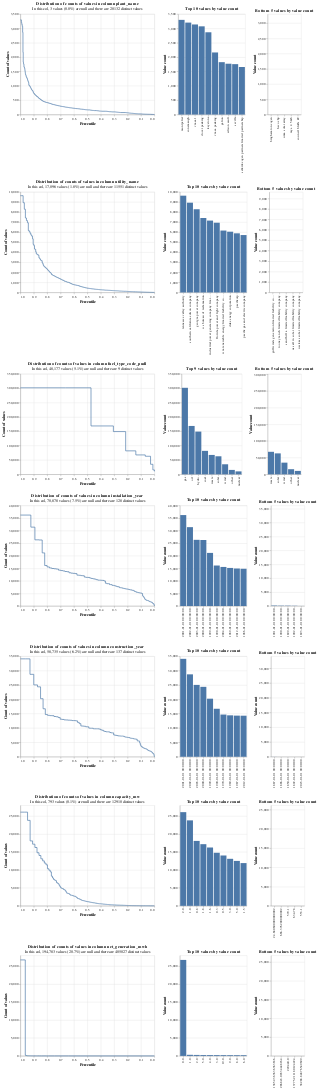

Source (notebook cell):
### Markdown cell above
Columns with higher cardinality are better for matching. Note the skew in `fuel_type_code_pudl` which means we'll need to use a term frequency adjustment.

### Code cell
linker.profile_columns(eia_ferc1_splink_model.MATCHING_COLS, top_n=10, bottom_n=5)

### Figure 1 — Vega-Lite specification as saved in the notebook (floating-point values rounded to 4 significant figures; data arrays with more than 128 entries replaced by an {"elided": "..."} marker saying what was removed)
{"config": {"view": {"continuousWidth": 400, "continuousHeight": 300}}, "vconcat": [{"hconcat": [{"mark": {"type": "line", "interpolate": "step-after"}, "data": {"values": {"elided": "601 records"}}, "encoding": {"tooltip": [{"field": "value_count", "type": "quantitative"}, {"field": "percentile_ex_nulls", "type": "quantitative"}, {"field": "percentile_inc_nulls", "type": "quantitative"}, {"field": "total_non_null_rows", "type": "quantitative"}, {"field": "total_rows_inc_nulls", "type": "quantitative"}], "x": {"field": "percentile_ex_nulls", "sort": "descending", "title": "Percentile", "type": "quantitative"}, "y": {"field": "value_count", "title": "Count of values", "type": "quantitative"}}, "title": {"text": "Distribution of counts of values in column plant_name", "subtitle": "In this col, 3 values (0.0%) are null and there are 20132 distinct values"}}, {"mark": "bar", "data": {"values": [{"value_count": 3298, "group_name": "plant_name", "value": "montpelier", "total_non_null_rows": 940670, "total_rows_inc_nulls": 940673, "distinct_value_count": 20132}, {"value_count": 3203, "group_name": "plant_name", "value": "conemaugh", "total_non_null_rows": 940670, "total_rows_inc_nulls": 940673, "distinct_value_count": 20132}, {"value_count": 3138, "group_name": "plant_name", "value": "vmea 1", "total_non_null_rows": 940670, "total_rows_inc_nulls": 940673, "distinct_value_count": 20132}, {"value_count": 3073, "group_name": "plant_name", "value": "dover peaking", "total_non_null_rows": 940670, "total_rows_inc_nulls": 940673, "distinct_value_count": 20132}, {"value_count": 2866, "group_name": "plant_name", "value": "keystone", "total_non_null_rows": 940670, "total_rows_inc_nulls": 940673, "distinct_value_count": 20132}, {"value_count": 2163, "group_name": "plant_name", "value": "vmea peaking", "total_non_null_rows": 940670, "total_rows_inc_nulls": 940673, "distinct_value_count": 20132}, {"value_count": 1825, "group_name": "plant_name", "value": "galion", "total_non_null_rows": 940670, "total_rows_inc_nulls": 940673, "distinct_value_count": 20132}, {"value_count": 1771, "group_name": "plant_name", "value": "edison sault", "total_non_null_rows": 940670, "total_rows_inc_nulls": 940673, "distinct_value_count": 20132}, {"value_count": 1756, "group_name": "plant_name", "value": "seville", "total_non_null_rows": 940670, "total_rows_inc_nulls": 940673, "distinct_value_count": 20132}, {"value_count": 1656, "group_name": "plant_name", "value": "selkirk cogen partners limited partnership", "total_non_null_rows": 940670, "total_rows_inc_nulls": 940673, "distinct_value_count": 20132}]}, "encoding": {"tooltip": [{"field": "value", "type": "nominal"}, {"field": "value_count", "type": "quantitative"}, {"field": "total_non_null_rows", "type": "quantitative"}, {"field": "total_rows_inc_nulls", "type": "quantitative"}], "x": {"field": "value", "sort": "-y", "title": null, "type": "nominal"}, "y": {"field": "value_count", "title": "Value count", "type": "quantitative"}}, "title": "Top 10 values by value count"}, {"mark": "bar", "data": {"values": [{"value_count": 1, "group_name": "plant_name", "value": "binghamton cogen", "total_non_null_rows": 940670, "total_rows_inc_nulls": 940673, "distinct_value_count": 20132}, {"value_count": 1, "group_name": "plant_name", "value": "hsco chp", "total_non_null_rows": 940670, "total_rows_inc_nulls": 940673, "distinct_value_count": 20132}, {"value_count": 1, "group_name": "plant_name", "value": "unm solar array", "total_non_null_rows": 940670, "total_rows_inc_nulls": 940673, "distinct_value_count": 20132}, {"value_count": 1, "group_name": "plant_name", "value": "mys. 4 5&6", "total_non_null_rows": 940670, "total_rows_inc_nulls": 940673, "distinct_value_count": 20132}, {"value_count": 1, "group_name": "plant_name", "value": "council bluffs #2", "total_non_null_rows": 940670, "total_rows_inc_nulls": 940673, "distinct_value_count": 20132}]}, "encoding": {"tooltip": [{"field": "value", "type": "nominal"}, {"field": "value_count", "type": "quantitative"}, {"field": "total_non_null_rows", "type": "quantitative"}, {"field": "total_rows_inc_nulls", "type": "quantitative"}], "x": {"field": "value", "sort": "-y", "title": null, "type": "nominal"}, "y": {"field": "value_count", "scale": {"domain": [0, 3298]}, "title": "Value count", "type": "quantitative"}}, "title": "Bottom 5 values by value count"}]}, {"hconcat": [{"mark": {"type": "line", "interpolate": "step-after"}, "data": {"values": {"elided": "703 records"}}, "encoding": {"tooltip": [{"field": "value_count", "type": "quantitative"}, {"field": "percentile_ex_nulls", "type": "quantitative"}, {"field": "percentile_inc_nulls", "type": "quantitative"}, {"field": "total_non_null_rows", "type": "quantitative"}, {"field": "total_rows_inc_nulls", "type": "quantitative"}], "x": {"field": "percentile_ex_nulls", "sort": "descending", "title": "Percentile", "type": "quantitative"}, "y": {"field": "value_count", "title": "Count of values", "type": "quantitative"}}, "title": {"text": "Distribution of counts of values in column utility_name", "subtitle": "In this col, 17,096 values (1.8%) are null and there are 11551 distinct values"}}, {"mark": "bar", "data": {"values": [{"value_count": 9630, "group_name": "utility_name", "value": "tennessee valley authority", "total_non_null_rows": 923577, "total_rows_inc_nulls": 940673, "distinct_value_count": 11551}, {"value_count": 8932, "group_name": "utility_name", "value": "southern california edison company", "total_non_null_rows": 923577, "total_rows_inc_nulls": 940673, "distinct_value_count": 11551}, {"value_count": 8281, "group_name": "utility_name", "value": "georgia power company", "total_non_null_rows": 923577, "total_rows_inc_nulls": 940673, "distinct_value_count": 11551}, {"value_count": 7410, "group_name": "utility_name", "value": "u s bureau of reclamation", "total_non_null_rows": 923577, "total_rows_inc_nulls": 940673, "distinct_value_count": 11551}, {"value_count": 7151, "group_name": "utility_name", "value": "industrial power generating company limited liability company", "total_non_null_rows": 923577, "total_rows_inc_nulls": 940673, "distinct_value_count": 11551}, {"value_count": 6939, "group_name": "utility_name", "value": "florida power and light company", "total_non_null_rows": 923577, "total_rows_inc_nulls": 940673, "distinct_value_count": 11551}, {"value_count": 6160, "group_name": "utility_name", "value": "wm renewable energy limited liability company", "total_non_null_rows": 923577, "total_rows_inc_nulls": 940673, "distinct_value_count": 11551}, {"value_count": 6045, "group_name": "utility_name", "value": "duke energy corporation", "total_non_null_rows": 923577, "total_rows_inc_nulls": 940673, "distinct_value_count": 11551}, {"value_count": 5884, "group_name": "utility_name", "value": "pacificorp", "total_non_null_rows": 923577, "total_rows_inc_nulls": 940673, "distinct_value_count": 11551}, {"value_count": 5712, "group_name": "utility_name", "value": "pacific gas and electric company", "total_non_null_rows": 923577, "total_rows_inc_nulls": 940673, "distinct_value_count": 11551}]}, "encoding": {"tooltip": [{"field": "value", "type": "nominal"}, {"field": "value_count", "type": "quantitative"}, {"field": "total_non_null_rows", "type": "quantitative"}, {"field": "total_rows_inc_nulls", "type": "quantitative"}], "x": {"field": "value", "sort": "-y", "title": null, "type": "nominal"}, "y": {"field": "value_count", "title": "Value count", "type": "quantitative"}}, "title": "Top 10 values by value count"}, {"mark": "bar", "data": {"values": [{"value_count": 1, "group_name": "utility_name", "value": "gulfwinds generation limited liability company", "total_non_null_rows": 923577, "total_rows_inc_nulls": 940673, "distinct_value_count": 11551}, {"value_count": 1, "group_name": "utility_name", "value": "rooney ranch limited liability company", "total_non_null_rows": 923577, "total_rows_inc_nulls": 940673, "distinct_value_count": 11551}, {"value_count": 1, "group_name": "utility_name", "value": "sand hill a limited liability company", "total_non_null_rows": 923577, "total_rows_inc_nulls": 940673, "distinct_value_count": 11551}, {"value_count": 1, "group_name": "utility_name", "value": "uss all in solar limited liability company", "total_non_null_rows": 923577, "total_rows_inc_nulls": 940673, "distinct_value_count": 11551}, {"value_count": 1, "group_name": "utility_name", "value": "uss kass solar limited liability company", "total_non_null_rows": 923577, "total_rows_inc_nulls": 940673, "distinct_value_count": 11551}]}, "encoding": {"tooltip": [{"field": "value", "type": "nominal"}, {"field": "value_count", "type": "quantitative"}, {"field": "total_non_null_rows", "type": "quantitative"}, {"field": "total_rows_inc_nulls", "type": "quantitative"}], "x": {"field": "value", "sort": "-y", "title": null, "type": "nominal"}, "y": {"field": "value_count", "scale": {"domain": [0, 9630]}, "title": "Value count", "type": "quantitative"}}, "title": "Bottom 5 values by value count"}]}, {"hconcat": [{"mark": {"type": "line", "interpolate": "step-after"}, "data": {"values": [{"percentile_ex_nulls": 0.6622, "percentile_inc_nulls": 0.6795, "value_count": 301462, "group_name": "fuel_type_code_pudl", "total_non_null_rows": 892496, "total_rows_inc_nulls": 940673, "sum_tokens_in_value_count_group": 301500.0, "distinct_value_count": 9}, {"percentile_ex_nulls": 0.4733, "percentile_inc_nulls": 0.5003, "value_count": 168603, "group_name": "fuel_type_code_pudl", "total_non_null_rows": 892496, "total_rows_inc_nulls": 940673, "sum_tokens_in_value_count_group": 168600.0, "distinct_value_count": 9}, {"percentile_ex_nulls": 0.3064, "percentile_inc_nulls": 0.3419, "value_count": 148962, "group_name": "fuel_type_code_pudl", "total_non_null_rows": 892496, "total_rows_inc_nulls": 940673, "sum_tokens_in_value_count_group": 149000.0, "distinct_value_count": 9}, {"percentile_ex_nulls": 0.2147, "percentile_inc_nulls": 0.2549, "value_count": 81858, "group_name": "fuel_type_code_pudl", "total_non_null_rows": 892496, "total_rows_inc_nulls": 940673, "sum_tokens_in_value_count_group": 81860.0, "distinct_value_count": 9}, {"percentile_ex_nulls": 0.1389, "percentile_inc_nulls": 0.183, "value_count": 67664, "group_name": "fuel_type_code_pudl", "total_non_null_rows": 892496, "total_rows_inc_nulls": 940673, "sum_tokens_in_value_count_group": 67660.0, "distinct_value_count": 9}, {"percentile_ex_nulls": 0.06833, "percentile_inc_nulls": 0.116, "value_count": 62961, "group_name": "fuel_type_code_pudl", "total_non_null_rows": 892496, "total_rows_inc_nulls": 940673, "sum_tokens_in_value_count_group": 62960.0, "distinct_value_count": 9}, {"percentile_ex_nulls": 0.02896, "percentile_inc_nulls": 0.07869, "value_count": 35137, "group_name": "fuel_type_code_pudl", "total_non_null_rows": 892496, "total_rows_inc_nulls": 940673, "sum_tokens_in_value_count_group": 35140.0, "distinct_value_count": 9}, {"percentile_ex_nulls": 0.01162, "percentile_inc_nulls": 0.06224, "value_count": 15477, "group_name": "fuel_type_code_pudl", "total_non_null_rows": 892496, "total_rows_inc_nulls": 940673, "sum_tokens_in_value_count_group": 15480.0, "distinct_value_count": 9}, {"percentile_ex_nulls": 0.0, "percentile_inc_nulls": 0.05122, "value_count": 10372, "group_name": "fuel_type_code_pudl", "total_non_null_rows": 892496, "total_rows_inc_nulls": 940673, "sum_tokens_in_value_count_group": 10370.0, "distinct_value_count": 9}, {"percentile_ex_nulls": 1.0, "percentile_inc_nulls": 1.0, "value_count": 301462, "group_name": "fuel_type_code_pudl", "total_non_null_rows": 892496, "total_rows_inc_nulls": 940673, "sum_tokens_in_value_count_group": 301500.0, "distinct_value_count": 9}]}, "encoding": {"tooltip": [{"field": "value_count", "type": "quantitative"}, {"field": "percentile_ex_nulls", "type": "quantitative"}, {"field": "percentile_inc_nulls", "type": "quantitative"}, {"field": "total_non_null_rows", "type": "quantitative"}, {"field": "total_rows_inc_nulls", "type": "quantitative"}], "x": {"field": "percentile_ex_nulls", "sort": "descending", "title": "Percentile", "type": "quantitative"}, "y": {"field": "value_count", "title": "Count of values", "type": "quantitative"}}, "title": {"text": "Distribution of counts of values in column fuel_type_code_pudl", "subtitle": "In this col, 48,177 values (5.1%) are null and there are 9 distinct values"}}, {"mark": "bar", "data": {"values": [{"value_count": 301462, "group_name": "fuel_type_code_pudl", "value": "gas", "total_non_null_rows": 892496, "total_rows_inc_nulls": 940673, "distinct_value_count": 9}, {"value_count": 168603, "group_name": "fuel_type_code_pudl", "value": "oil", "total_non_null_rows": 892496, "total_rows_inc_nulls": 940673, "distinct_value_count": 9}, {"value_count": 148962, "group_name": "fuel_type_code_pudl", "value": "hydro", "total_non_null_rows": 892496, "total_rows_inc_nulls": 940673, "distinct_value_count": 9}, {"value_count": 81858, "group_name": "fuel_type_code_pudl", "value": "coal", "total_non_null_rows": 892496, "total_rows_inc_nulls": 940673, "distinct_value_count": 9}, {"value_count": 67664, "group_name": "fuel_type_code_pudl", "value": "waste", "total_non_null_rows": 892496, "total_rows_inc_nulls": 940673, "distinct_value_count": 9}, {"value_count": 62961, "group_name": "fuel_type_code_pudl", "value": "solar", "total_non_null_rows": 892496, "total_rows_inc_nulls": 940673, "distinct_value_count": 9}, {"value_count": 35137, "group_name": "fuel_type_code_pudl", "value": "wind", "total_non_null_rows": 892496, "total_rows_inc_nulls": 940673, "distinct_value_count": 9}, {"value_count": 15477, "group_name": "fuel_type_code_pudl", "value": "other", "total_non_null_rows": 892496, "total_rows_inc_nulls": 940673, "distinct_value_count": 9}, {"value_count": 10372, "group_name": "fuel_type_code_pudl", "value": "nuclear", "total_non_null_rows": 892496, "total_rows_inc_nulls": 940673, "distinct_value_count": 9}]}, "encoding": {"tooltip": [{"field": "value", "type": "nominal"}, {"field": "value_count", "type": "quantitative"}, {"field": "total_non_null_rows", "type": "quantitative"}, {"field": "total_rows_inc_nulls", "type": "quantitative"}], "x": {"field": "value", "sort": "-y", "title": null, "type": "nominal"}, "y": {"field": "value_count", "title": "Value count", "type": "quantitative"}}, "title": "Top 9 values by value count"}, {"mark": "bar", "data": {"values": [{"value_count": 10372, "group_name": "fuel_type_code_pudl", "value": "nuclear", "total_non_null_rows": 892496, "total_rows_inc_nulls": 940673, "distinct_value_count": 9}, {"value_count": 15477, "group_name": "fuel_type_code_pudl", "value": "other", "total_non_null_rows": 892496, "total_rows_inc_nulls": 940673, "distinct_value_count": 9}, {"value_count": 35137, "group_name": "fuel_type_code_pudl", "value": "wind", "total_non_null_rows": 892496, "total_rows_inc_nulls": 940673, "distinct_value_count": 9}, {"value_count": 62961, "group_name": "fuel_type_code_pudl", "value": "solar", "total_non_null_rows": 892496, "total_rows_inc_nulls": 940673, "distinct_value_count": 9}, {"value_count": 67664, "group_name": "fuel_type_code_pudl", "value": "waste", "total_non_null_rows": 892496, "total_rows_inc_nulls": 940673, "distinct_value_count": 9}]}, "encoding": {"tooltip": [{"field": "value", "type": "nominal"}, {"field": "value_count", "type": "quantitative"}, {"field": "total_non_null_rows", "type": "quantitative"}, {"field": "total_rows_inc_nulls", "type": "quantitative"}], "x": {"field": "value", "sort": "-y", "title": null, "type": "nominal"}, "y": {"field": "value_count", "scale": {"domain": [0, 301462]}, "title": "Value count", "type": "quantitative"}}, "title": "Bottom 5 values by value count"}]}, {"hconcat": [{"mark": {"type": "line", "interpolate": "step-after"}, "data": {"values": {"elided": "129 records"}}, "encoding": {"tooltip": [{"field": "value_count", "type": "quantitative"}, {"field": "percentile_ex_nulls", "type": "quantitative"}, {"field": "percentile_inc_nulls", "type": "quantitative"}, {"field": "total_non_null_rows", "type": "quantitative"}, {"field": "total_rows_inc_nulls", "type": "quantitative"}], "x": {"field": "percentile_ex_nulls", "sort": "descending", "title": "Percentile", "type": "quantitative"}, "y": {"field": "value_count", "title": "Count of values", "type": "quantitative"}}, "title": {"text": "Distribution of counts of values in column installation_year", "subtitle": "In this col, 70,878 values (7.5%) are null and there are 128 distinct values"}}, {"mark": "bar", "data": {"values": [{"value_count": 36198, "group_name": "installation_year", "value": "2001-01-01 00:00:00", "total_non_null_rows": 869795, "total_rows_inc_nulls": 940673, "distinct_value_count": 128}, {"value_count": 31391, "group_name": "installation_year", "value": "2002-01-01 00:00:00", "total_non_null_rows": 869795, "total_rows_inc_nulls": 940673, "distinct_value_count": 128}, {"value_count": 26342, "group_name": "installation_year", "value": "2003-01-01 00:00:00", "total_non_null_rows": 869795, "total_rows_inc_nulls": 940673, "distinct_value_count": 128}, {"value_count": 26279, "group_name": "installation_year", "value": "2000-01-01 00:00:00", "total_non_null_rows": 869795, "total_rows_inc_nulls": 940673, "distinct_value_count": 128}, {"value_count": 21140, "group_name": "installation_year", "value": "1999-01-01 00:00:00", "total_non_null_rows": 869795, "total_rows_inc_nulls": 940673, "distinct_value_count": 128}, {"value_count": 16117, "group_name": "installation_year", "value": "1990-01-01 00:00:00", "total_non_null_rows": 869795, "total_rows_inc_nulls": 940673, "distinct_value_count": 128}, {"value_count": 15552, "group_name": "installation_year", "value": "2004-01-01 00:00:00", "total_non_null_rows": 869795, "total_rows_inc_nulls": 940673, "distinct_value_count": 128}, {"value_count": 15156, "group_name": "installation_year", "value": "1989-01-01 00:00:00", "total_non_null_rows": 869795, "total_rows_inc_nulls": 940673, "distinct_value_count": 128}, {"value_count": 14928, "group_name": "installation_year", "value": "2012-01-01 00:00:00", "total_non_null_rows": 869795, "total_rows_inc_nulls": 940673, "distinct_value_count": 128}, {"value_count": 14824, "group_name": "installation_year", "value": "1986-01-01 00:00:00", "total_non_null_rows": 869795, "total_rows_inc_nulls": 940673, "distinct_value_count": 128}]}, "encoding": {"tooltip": [{"field": "value", "type": "nominal"}, {"field": "value_count", "type": "quantitative"}, {"field": "total_non_null_rows", "type": "quantitative"}, {"field": "total_rows_inc_nulls", "type": "quantitative"}], "x": {"field": "value", "sort": "-y", "title": null, "type": "nominal"}, "y": {"field": "value_count", "title": "Value count", "type": "quantitative"}}, "title": "Top 10 values by value count"}, {"mark": "bar", "data": {"values": [{"value_count": 23, "group_name": "installation_year", "value": "1893-01-01 00:00:00", "total_non_null_rows": 869795, "total_rows_inc_nulls": 940673, "distinct_value_count": 128}, {"value_count": 82, "group_name": "installation_year", "value": "1902-01-01 00:00:00", "total_non_null_rows": 869795, "total_rows_inc_nulls": 940673, "distinct_value_count": 128}, {"value_count": 115, "group_name": "installation_year", "value": "1899-01-01 00:00:00", "total_non_null_rows": 869795, "total_rows_inc_nulls": 940673, "distinct_value_count": 128}, {"value_count": 118, "group_name": "installation_year", "value": "1900-01-01 00:00:00", "total_non_null_rows": 869795, "total_rows_inc_nulls": 940673, "distinct_value_count": 128}, {"value_count": 162, "group_name": "installation_year", "value": "1901-01-01 00:00:00", "total_non_null_rows": 869795, "total_rows_inc_nulls": 940673, "distinct_value_count": 128}]}, "encoding": {"tooltip": [{"field": "value", "type": "nominal"}, {"field": "value_count", "type": "quantitative"}, {"field": "total_non_null_rows", "type": "quantitative"}, {"field": "total_rows_inc_nulls", "type": "quantitative"}], "x": {"field": "value", "sort": "-y", "title": null, "type": "nominal"}, "y": {"field": "value_count", "scale": {"domain": [0, 36198]}, "title": "Value count", "type": "quantitative"}}, "title": "Bottom 5 values by value count"}]}, {"hconcat": [{"mark": {"type": "line", "interpolate": "step-after"}, "data": {"values": {"elided": "138 records"}}, "encoding": {"tooltip": [{"field": "value_count", "type": "quantitative"}, {"field": "percentile_ex_nulls", "type": "quantitative"}, {"field": "percentile_inc_nulls", "type": "quantitative"}, {"field": "total_non_null_rows", "type": "quantitative"}, {"field": "total_rows_inc_nulls", "type": "quantitative"}], "x": {"field": "percentile_ex_nulls", "sort": "descending", "title": "Percentile", "type": "quantitative"}, "y": {"field": "value_count", "title": "Count of values", "type": "quantitative"}}, "title": {"text": "Distribution of counts of values in column construction_year", "subtitle": "In this col, 58,735 values (6.2%) are null and there are 137 distinct values"}}, {"mark": "bar", "data": {"values": [{"value_count": 34101, "group_name": "construction_year", "value": "2001-01-01 00:00:00", "total_non_null_rows": 881938, "total_rows_inc_nulls": 940673, "distinct_value_count": 137}, {"value_count": 28706, "group_name": "construction_year", "value": "2002-01-01 00:00:00", "total_non_null_rows": 881938, "total_rows_inc_nulls": 940673, "distinct_value_count": 137}, {"value_count": 25022, "group_name": "construction_year", "value": "2003-01-01 00:00:00", "total_non_null_rows": 881938, "total_rows_inc_nulls": 940673, "distinct_value_count": 137}, {"value_count": 24355, "group_name": "construction_year", "value": "2000-01-01 00:00:00", "total_non_null_rows": 881938, "total_rows_inc_nulls": 940673, "distinct_value_count": 137}, {"value_count": 20226, "group_name": "construction_year", "value": "1999-01-01 00:00:00", "total_non_null_rows": 881938, "total_rows_inc_nulls": 940673, "distinct_value_count": 137}, {"value_count": 16718, "group_name": "construction_year", "value": "1990-01-01 00:00:00", "total_non_null_rows": 881938, "total_rows_inc_nulls": 940673, "distinct_value_count": 137}, {"value_count": 14699, "group_name": "construction_year", "value": "1970-01-01 00:00:00", "total_non_null_rows": 881938, "total_rows_inc_nulls": 940673, "distinct_value_count": 137}, {"value_count": 14428, "group_name": "construction_year", "value": "1989-01-01 00:00:00", "total_non_null_rows": 881938, "total_rows_inc_nulls": 940673, "distinct_value_count": 137}, {"value_count": 14329, "group_name": "construction_year", "value": "1987-01-01 00:00:00", "total_non_null_rows": 881938, "total_rows_inc_nulls": 940673, "distinct_value_count": 137}, {"value_count": 14302, "group_name": "construction_year", "value": "2012-01-01 00:00:00", "total_non_null_rows": 881938, "total_rows_inc_nulls": 940673, "distinct_value_count": 137}]}, "encoding": {"tooltip": [{"field": "value", "type": "nominal"}, {"field": "value_count", "type": "quantitative"}, {"field": "total_non_null_rows", "type": "quantitative"}, {"field": "total_rows_inc_nulls", "type": "quantitative"}], "x": {"field": "value", "sort": "-y", "title": null, "type": "nominal"}, "y": {"field": "value_count", "title": "Value count", "type": "quantitative"}}, "title": "Top 10 values by value count"}, {"mark": "bar", "data": {"values": [{"value_count": 1, "group_name": "construction_year", "value": "2023-01-01 00:00:00", "total_non_null_rows": 881938, "total_rows_inc_nulls": 940673, "distinct_value_count": 137}, {"value_count": 4, "group_name": "construction_year", "value": "1892-01-01 00:00:00", "total_non_null_rows": 881938, "total_rows_inc_nulls": 940673, "distinct_value_count": 137}, {"value_count": 6, "group_name": "construction_year", "value": "1850-01-01 00:00:00", "total_non_null_rows": 881938, "total_rows_inc_nulls": 940673, "distinct_value_count": 137}, {"value_count": 10, "group_name": "construction_year", "value": "1886-01-01 00:00:00", "total_non_null_rows": 881938, "total_rows_inc_nulls": 940673, "distinct_value_count": 137}, {"value_count": 18, "group_name": "construction_year", "value": "1887-01-01 00:00:00", "total_non_null_rows": 881938, "total_rows_inc_nulls": 940673, "distinct_value_count": 137}]}, "encoding": {"tooltip": [{"field": "value", "type": "nominal"}, {"field": "value_count", "type": "quantitative"}, {"field": "total_non_null_rows", "type": "quantitative"}, {"field": "total_rows_inc_nulls", "type": "quantitative"}], "x": {"field": "value", "sort": "-y", "title": null, "type": "nominal"}, "y": {"field": "value_count", "scale": {"domain": [0, 34101]}, "title": "Value count", "type": "quantitative"}}, "title": "Bottom 5 values by value count"}]}, {"hconcat": [{"mark": {"type": "line", "interpolate": "step-after"}, "data": {"values": {"elided": "629 records"}}, "encoding": {"tooltip": [{"field": "value_count", "type": "quantitative"}, {"field": "percentile_ex_nulls", "type": "quantitative"}, {"field": "percentile_inc_nulls", "type": "quantitative"}, {"field": "total_non_null_rows", "type": "quantitative"}, {"field": "total_rows_inc_nulls", "type": "quantitative"}], "x": {"field": "percentile_ex_nulls", "sort": "descending", "title": "Percentile", "type": "quantitative"}, "y": {"field": "value_count", "title": "Count of values", "type": "quantitative"}}, "title": {"text": "Distribution of counts of values in column capacity_mw", "subtitle": "In this col, 793 values (0.1%) are null and there are 12910 distinct values"}}, {"mark": "bar", "data": {"values": [{"value_count": 26104, "group_name": "capacity_mw", "value": "2.0", "total_non_null_rows": 939880, "total_rows_inc_nulls": 940673, "distinct_value_count": 12910}, {"value_count": 23813, "group_name": "capacity_mw", "value": "1.0", "total_non_null_rows": 939880, "total_rows_inc_nulls": 940673, "distinct_value_count": 12910}, {"value_count": 18091, "group_name": "capacity_mw", "value": "0.8", "total_non_null_rows": 939880, "total_rows_inc_nulls": 940673, "distinct_value_count": 12910}, {"value_count": 17181, "group_name": "capacity_mw", "value": "1.8", "total_non_null_rows": 939880, "total_rows_inc_nulls": 940673, "distinct_value_count": 12910}, {"value_count": 16255, "group_name": "capacity_mw", "value": "1.6", "total_non_null_rows": 939880, "total_rows_inc_nulls": 940673, "distinct_value_count": 12910}, {"value_count": 14789, "group_name": "capacity_mw", "value": "0.3", "total_non_null_rows": 939880, "total_rows_inc_nulls": 940673, "distinct_value_count": 12910}, {"value_count": 14027, "group_name": "capacity_mw", "value": "0.5", "total_non_null_rows": 939880, "total_rows_inc_nulls": 940673, "distinct_value_count": 12910}, {"value_count": 13104, "group_name": "capacity_mw", "value": "3.0", "total_non_null_rows": 939880, "total_rows_inc_nulls": 940673, "distinct_value_count": 12910}, {"value_count": 12519, "group_name": "capacity_mw", "value": "5.0", "total_non_null_rows": 939880, "total_rows_inc_nulls": 940673, "distinct_value_count": 12910}, {"value_count": 11912, "group_name": "capacity_mw", "value": "1.5", "total_non_null_rows": 939880, "total_rows_inc_nulls": 940673, "distinct_value_count": 12910}]}, "encoding": {"tooltip": [{"field": "value", "type": "nominal"}, {"field": "value_count", "type": "quantitative"}, {"field": "total_non_null_rows", "type": "quantitative"}, {"field": "total_rows_inc_nulls", "type": "quantitative"}], "x": {"field": "value", "sort": "-y", "title": null, "type": "nominal"}, "y": {"field": "value_count", "title": "Value count", "type": "quantitative"}}, "title": "Top 10 values by value count"}, {"mark": "bar", "data": {"values": [{"value_count": 1, "group_name": "capacity_mw", "value": "24.680600000000002", "total_non_null_rows": 939880, "total_rows_inc_nulls": 940673, "distinct_value_count": 12910}, {"value_count": 1, "group_name": "capacity_mw", "value": "666.3762000000002", "total_non_null_rows": 939880, "total_rows_inc_nulls": 940673, "distinct_value_count": 12910}, {"value_count": 1, "group_name": "capacity_mw", "value": "579.1", "total_non_null_rows": 939880, "total_rows_inc_nulls": 940673, "distinct_value_count": 12910}, {"value_count": 1, "group_name": "capacity_mw", "value": "634.78", "total_non_null_rows": 939880, "total_rows_inc_nulls": 940673, "distinct_value_count": 12910}, {"value_count": 1, "group_name": "capacity_mw", "value": "553.1", "total_non_null_rows": 939880, "total_rows_inc_nulls": 940673, "distinct_value_count": 12910}]}, "encoding": {"tooltip": [{"field": "value", "type": "nominal"}, {"field": "value_count", "type": "quantitative"}, {"field": "total_non_null_rows", "type": "quantitative"}, {"field": "total_rows_inc_nulls", "type": "quantitative"}], "x": {"field": "value", "sort": "-y", "title": null, "type": "nominal"}, "y": {"field": "value_count", "scale": {"domain": [0, 26104]}, "title": "Value count", "type": "quantitative"}}, "title": "Bottom 5 values by value count"}]}, {"hconcat": [{"mark": {"type": "line", "interpolate": "step-after"}, "data": {"values": {"elided": "129 records"}}, "encoding": {"tooltip": [{"field": "value_count", "type": "quantitative"}, {"field": "percentile_ex_nulls", "type": "quantitative"}, {"field": "percentile_inc_nulls", "type": "quantitative"}, {"field": "total_non_null_rows", "type": "quantitative"}, {"field": "total_rows_inc_nulls", "type": "quantitative"}], "x": {"field": "percentile_ex_nulls", "sort": "descending", "title": "Percentile", "type": "quantitative"}, "y": {"field": "value_count", "title": "Count of values", "type": "quantitative"}}, "title": {"text": "Distribution of counts of values in column net_generation_mwh", "subtitle": "In this col, 194,783 values (20.7%) are null and there are 405027 distinct values"}}, {"mark": "bar", "data": {"values": [{"value_count": 26746, "group_name": "net_generation_mwh", "value": "0.0", "total_non_null_rows": 745890, "total_rows_inc_nulls": 940673, "distinct_value_count": 405027}, {"value_count": 309, "group_name": "net_generation_mwh", "value": "1.0", "total_non_null_rows": 745890, "total_rows_inc_nulls": 940673, "distinct_value_count": 405027}, {"value_count": 276, "group_name": "net_generation_mwh", "value": "2.0", "total_non_null_rows": 745890, "total_rows_inc_nulls": 940673, "distinct_value_count": 405027}, {"value_count": 241, "group_name": "net_generation_mwh", "value": "5.0", "total_non_null_rows": 745890, "total_rows_inc_nulls": 940673, "distinct_value_count": 405027}, {"value_count": 235, "group_name": "net_generation_mwh", "value": "4.0", "total_non_null_rows": 745890, "total_rows_inc_nulls": 940673, "distinct_value_count": 405027}, {"value_count": 233, "group_name": "net_generation_mwh", "value": "3.0", "total_non_null_rows": 745890, "total_rows_inc_nulls": 940673, "distinct_value_count": 405027}, {"value_count": 222, "group_name": "net_generation_mwh", "value": "19.0", "total_non_null_rows": 745890, "total_rows_inc_nulls": 940673, "distinct_value_count": 405027}, {"value_count": 212, "group_name": "net_generation_mwh", "value": "9.0", "total_non_null_rows": 745890, "total_rows_inc_nulls": 940673, "distinct_value_count": 405027}, {"value_count": 210, "group_name": "net_generation_mwh", "value": "8.0", "total_non_null_rows": 745890, "total_rows_inc_nulls": 940673, "distinct_value_count": 405027}, {"value_count": 207, "group_name": "net_generation_mwh", "value": "6.0", "total_non_null_rows": 745890, "total_rows_inc_nulls": 940673, "distinct_value_count": 405027}]}, "encoding": {"tooltip": [{"field": "value", "type": "nominal"}, {"field": "value_count", "type": "quantitative"}, {"field": "total_non_null_rows", "type": "quantitative"}, {"field": "total_rows_inc_nulls", "type": "quantitative"}], "x": {"field": "value", "sort": "-y", "title": null, "type": "nominal"}, "y": {"field": "value_count", "title": "Value count", "type": "quantitative"}}, "title": "Top 10 values by value count"}, {"mark": "bar", "data": {"values": [{"value_count": 1, "group_name": "net_generation_mwh", "value": "13852.363636363636", "total_non_null_rows": 745890, "total_rows_inc_nulls": 940673, "distinct_value_count": 405027}, {"value_count": 1, "group_name": "net_generation_mwh", "value": "286843.00334448164", "total_non_null_rows": 745890, "total_rows_inc_nulls": 940673, "distinct_value_count": 405027}, {"value_count": 1, "group_name": "net_generation_mwh", "value": "229440.0", "total_non_null_rows": 745890, "total_rows_inc_nulls": 940673, "distinct_value_count": 405027}, {"value_count": 1, "group_name": "net_generation_mwh", "value": "13775.211180124224", "total_non_null_rows": 745890, "total_rows_inc_nulls": 940673, "distinct_value_count": 405027}, {"value_count": 1, "group_name": "net_generation_mwh", "value": "38288.84876549699", "total_non_null_rows": 745890, "total_rows_inc_nulls": 940673, "distinct_value_count": 405027}]}, "encoding": {"tooltip": [{"field": "value", "type": "nominal"}, {"field": "value_count", "type": "quantitative"}, {"field": "total_non_null_rows", "type": "quantitative"}, {"field": "total_rows_inc_nulls", "type": "quantitative"}], "x": {"field": "value", "sort": "-y", "title": null, "type": "nominal"}, "y": {"field": "value_count", "scale": {"domain": [0, 26746]}, "title": "Value count", "type": "quantitative"}}, "title": "Bottom 5 values by value count"}]}], "$schema": "https://vega.github.io/schema/vega-lite/v5.9.3.json"}
